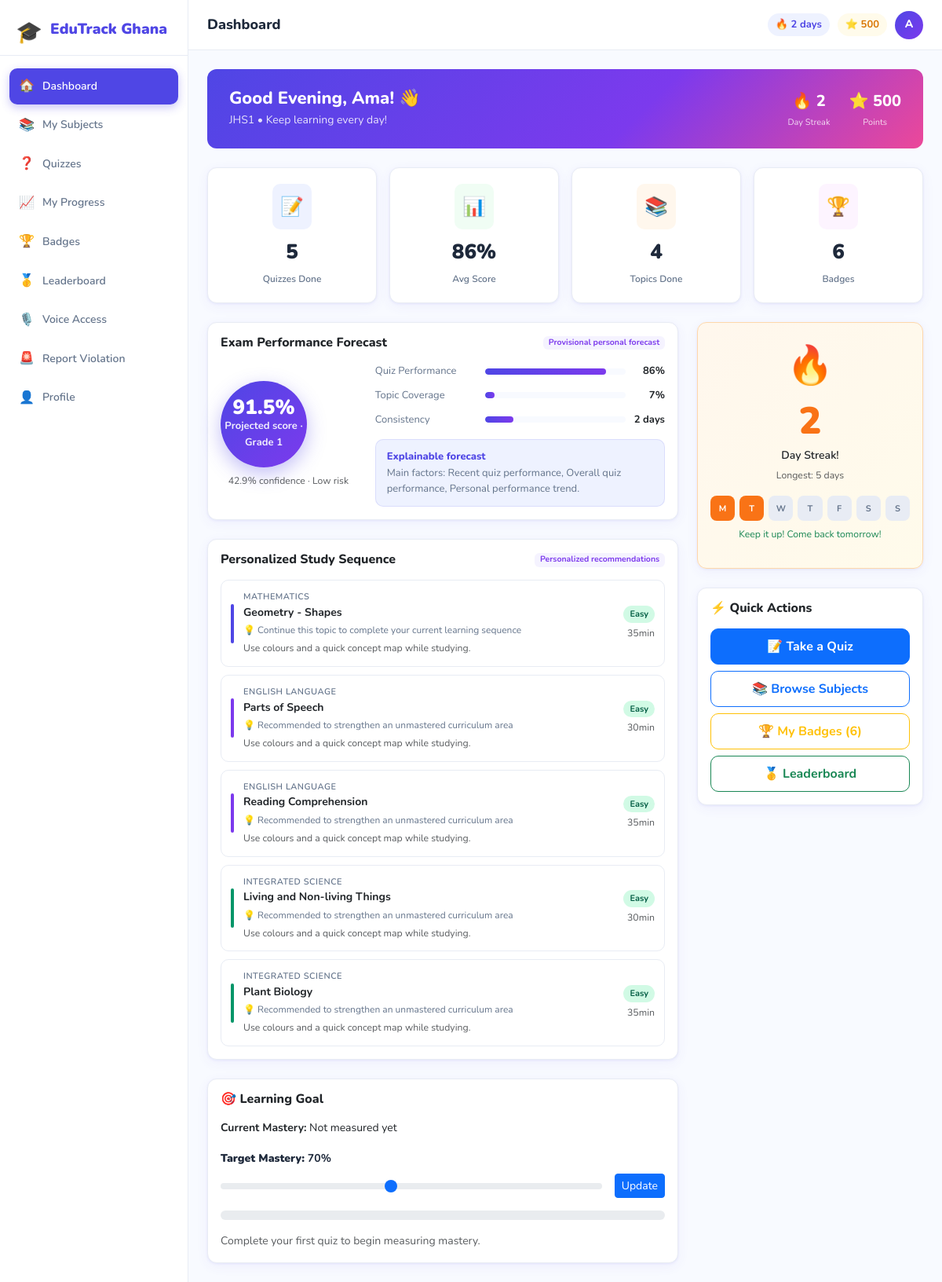
The page /student/dashboard.php (signed in) on the database its author committed.
### tables this page shows
CREATE TABLE `students` (
  `id` int(11) NOT NULL AUTO_INCREMENT,
  `school_id` int(11) NOT NULL DEFAULT 1,
  `teacher_id` int(11) DEFAULT NULL,
  `full_name` varchar(150) NOT NULL,
  `email` varchar(150) NOT NULL,
  `password_hash` varchar(255) NOT NULL,
  `student_id` varchar(50) DEFAULT NULL,
  `class_level` enum('JHS1','JHS2','JHS3') DEFAULT 'JHS1',
  `gender` enum('Male','Female','Other') DEFAULT 'Male',
  `date_of_birth` date DEFAULT NULL,
  `avatar` varchar(255) DEFAULT NULL,
  `learning_style` enum('visual','auditory','kinesthetic','reading') DEFAULT 'visual',
  `difficulty_level` enum('beginner','intermediate','advanced') DEFAULT 'beginner',
  `total_points` int(11) DEFAULT 0,
  `current_streak` int(11) DEFAULT 0,
  `longest_streak` int(11) DEFAULT 0,
  `last_activity_date` date DEFAULT NULL,
  `is_active` tinyint(1) DEFAULT 1,
  `last_login` datetime DEFAULT NULL,
  `login_count` int(11) DEFAULT 0,
  `created_at` timestamp NOT NULL DEFAULT current_timestamp(),
  `updated_at` timestamp NOT NULL DEFAULT current_timestamp() ON UPDATE current_timestamp(),
  `must_change_password` tinyint(1) DEFAULT 0,
  `parent_name` varchar(255) DEFAULT NULL,
  `parent_email` varchar(255) DEFAULT NULL,
  `parent_phone` varchar(50) DEFAULT NULL,
  PRIMARY KEY (`id`),
  UNIQUE KEY `email` (`email`),
  KEY `fk_student_school` (`school_id`),
  KEY `fk_student_teacher` (`teacher_id`),
  CONSTRAINT `fk_student_school` FOREIGN KEY (`school_id`) REFERENCES `schools` (`id`),
  CONSTRAINT `fk_student_teacher` FOREIGN KEY (`teacher_id`) REFERENCES `teachers` (`id`) ON DELETE SET NULL ON UPDATE SET NULL
);

CREATE TABLE `topics` (
  `id` int(11) NOT NULL AUTO_INCREMENT,
  `subject_id` int(11) NOT NULL,
  `school_id` int(11) DEFAULT NULL,
  `created_by_teacher_id` int(11) DEFAULT NULL,
  `title` varchar(200) NOT NULL,
  `description` text DEFAULT NULL,
  `difficulty` enum('easy','medium','hard') DEFAULT 'easy',
  `sequence_order` int(11) DEFAULT 1,
  `class_level` enum('JHS1','JHS2','JHS3') DEFAULT 'JHS1',
  `estimated_minutes` int(11) DEFAULT 30,
  `content` longtext DEFAULT NULL,
  `approval_status` enum('pending','approved','rejected') NOT NULL DEFAULT 'approved',
  `is_active` tinyint(1) NOT NULL DEFAULT 1,
  `reviewed_by_admin_id` int(11) DEFAULT NULL,
  `reviewed_at` datetime DEFAULT NULL,
  `rejection_reason` varchar(500) DEFAULT NULL,
  `created_at` timestamp NOT NULL DEFAULT current_timestamp(),
  PRIMARY KEY (`id`),
  KEY `fk_topic_subject` (`subject_id`),
  KEY `idx_topics_visibility` (`subject_id`,`class_level`,`approval_status`,`is_active`,`school_id`),
  KEY `idx_topics_creator` (`created_by_teacher_id`),
  KEY `fk_topics_school` (`school_id`),
  KEY `fk_topics_admin_reviewer` (`reviewed_by_admin_id`),
  CONSTRAINT `fk_topic_subject` FOREIGN KEY (`subject_id`) REFERENCES `subjects` (`id`),
  CONSTRAINT `fk_topics_admin_reviewer` FOREIGN KEY (`reviewed_by_admin_id`) REFERENCES `admins` (`id`) ON DELETE SET NULL,
  CONSTRAINT `fk_topics_school` FOREIGN KEY (`school_id`) REFERENCES `schools` (`id`) ON DELETE SET NULL,
  CONSTRAINT `fk_topics_teacher` FOREIGN KEY (`created_by_teacher_id`) REFERENCES `teachers` (`id`) ON DELETE SET NULL
);

CREATE TABLE `subjects` (
  `id` int(11) NOT NULL AUTO_INCREMENT,
  `name` varchar(100) NOT NULL,
  `code` varchar(20) NOT NULL,
  `description` text DEFAULT NULL,
  `icon` varchar(50) DEFAULT 'book',
  `color` varchar(20) DEFAULT '#4F46E5',
  `class_level` enum('JHS1','JHS2','JHS3','ALL') DEFAULT 'ALL',
  `created_at` timestamp NOT NULL DEFAULT current_timestamp(),
  PRIMARY KEY (`id`)
);

### student/dashboard.php (the view, shortened to what the rows shown need)
<?php
require_once __DIR__ . '/../auth/auth.php';
require_once __DIR__ . '/student.php';
require_once __DIR__ . '/../ml/ml.php';
$studentId = $_SESSION['user_id'];
$stats = getStudentStats($studentId);
$student = $stats['student'];
$prediction = predictStudentExamPerformance($studentId);
$recommendations = generateMLRecommendations($studentId);
require_once __DIR__ . '/../includes/header.php';
?>
<div class="row g-4 mb-4">
    <div class="col-12">
        <div class="welcome-card">
            <div class="welcome-text">
                <h2>Good <?= date('H') < 12 ? 'Morning' : (date('H') < 17 ? 'Afternoon' : 'Evening') ?>,
                    <?= htmlspecialchars(explode(' ', $student['full_name'])[0]) ?>! 👋</h2>
                <p class="mb-0"><?= $student['class_level'] ?> • <?= $student['class_level'] === 'JHS3' ? 'BECE year – keep pushing!' : 'Keep learning every day!' ?></p>
            </div>
            <div class="welcome-stats">
                <div class="ws-item">
                    <div class="ws-value">🔥 <?= (int)$student['current_streak'] ?></div>
                    <div class="ws-label">Day Streak</div>
                </div>
                <div class="ws-item">
                    <div class="ws-value">⭐ <?= number_format($student['total_points']) ?></div>
                    <div class="ws-label">Points</div>
                </div>
            </div>
        </div>
    </div>
</div>
<div class="row g-4">
    <div class="col-lg-8">
        <div class="card edu-card mb-4">
            <div class="card-body">
                <div class="row align-items-center">
                    <div class="col-md-8">
                        <div class="prediction-factors">
                            <div class="factor-row">
                                <span>Consistency</span>
                                <div class="factor-bar">
                                    <div class="factor-fill" style="width:<?= min(100, (int)$student['current_streak'] * 10) ?>%"></div>
                                </div>
                                <span><?= (int)$student['current_streak'] ?> days</span>
                            </div>
                        </div>
                    </div>
                </div>
            </div>
        </div>
        <div class="card edu-card mb-4">
            <div class="card-body">
                <?php if (empty($recommendations)): ?>
                    <p class="text-muted">Great job! You're all caught up. Keep completing quizzes! 🎉</p>
                <?php else: ?>
                    <div class="rec-list">
                        <?php foreach ($recommendations as $rec): ?>
                        <div class="rec-item" onclick="window.location='<?= BASE_URL ?>/student/topic.php?id=<?= $rec['topic']['id'] ?>'">
                            <div class="rec-color" style="background:<?= htmlspecialchars($rec['topic']['color'] ?? '#4F46E5') ?>"></div>
                            <div class="rec-content">
                                <div class="rec-subject"><?= htmlspecialchars($rec['topic']['subject_name']) ?></div>
                                <div class="rec-title"><?= htmlspecialchars($rec['topic']['title']) ?></div>
                                <div class="rec-reason">💡 <?= htmlspecialchars($rec['reason']) ?></div>
                                <div class="text-muted small mt-1"><?= htmlspecialchars($rec['study_tip']) ?></div>
                            </div>
                            <div class="rec-meta">
                                <span class="difficulty-badge diff-<?= $rec['topic']['difficulty'] ?>">
                                    <?= ucfirst($rec['topic']['difficulty']) ?>
                                </span>
                                <span class="text-muted small"><?= $rec['topic']['estimated_minutes'] ?>min</span>
                            </div>
                        </div>
                        <?php endforeach; ?>
                    </div>
                <?php endif; ?>
            </div>
        </div>
    </div>
    <div class="col-lg-4">
        <div class="card edu-card mb-4 streak-card">
            <div class="card-body text-center">
                <div class="streak-fire">🔥</div>
                <h3 class="streak-number"><?= (int)$student['current_streak'] ?></h3>
                <p class="mb-1 fw-600">Day Streak!</p>
                <p class="text-muted small mb-3">Longest: <?= (int)$student['longest_streak'] ?> days</p>
                <?php
                $days = ['M','T','W','T','F','S','S'];
                $streak = min(7, (int)$student['current_streak']);
                ?>
                <div class="streak-dots">
                    <?php for ($i = 0; $i < 7; $i++): ?>
                        <div class="streak-dot <?= $i < $streak ? 'active' : '' ?>"><?= $days[$i] ?></div>
                    <?php endfor; ?>
                </div>
                <?php if ($student['current_streak'] == 0): ?>
                    <p class="text-muted small mt-2">Complete a quiz today to start your streak!</p>
                <?php else: ?>
                    <p class="text-success small mt-2">Keep it up! Come back tomorrow!</p>
                <?php endif; ?>
            </div>
        </div>
    </div>
</div>
<?php require_once __DIR__ . '/../includes/footer.php'; ?>

### includes/header.php (shortened to what the rows shown need)
<?php
$user = getCurrentUser();
$userType = $_SESSION['user_type'] ?? 'student';
?>
<!DOCTYPE html>
<html lang="en">
<head>
    <link href="https://cdn.jsdelivr.net/npm/bootstrap@5.3.2/dist/css/bootstrap.min.css" rel="stylesheet">
    <link href="<?= BASE_URL ?>/assets/css/style.css?v=<?= filemtime(__DIR__ . '/../assets/css/style.css') ?>" rel="stylesheet">
</head>
<body class="dashboard-body">
<div class="main-content" id="mainContent">
    <div class="topbar">
        <div class="topbar-right">
            <?php if ($userType === 'student' && $user): ?>
                <div class="streak-badge" title="Current streak">
                    🔥 <?= (int)$user['current_streak'] ?> days
                </div>
                <div class="points-badge" title="Total points">
                    ⭐ <?= number_format($user['total_points']) ?>
                </div>
            <?php endif; ?>
            <div class="dropdown user-menu">
                <button class="user-avatar-top user-avatar-button dropdown-toggle"
                        type="button"
                        data-bs-toggle="dropdown"
                        data-bs-auto-close="outside"
                        aria-expanded="false"
                        aria-label="Open account menu">
                    <?= strtoupper(substr($user['full_name'] ?? 'U', 0, 1)) ?>
                </button>
            </div>
        </div>
    </div>
    <div class="page-content">

### rows shown on the page
students: current_streak "2", total_points "500", full_name "A", full_name "Ama", class_level "JHS1", longest_streak "5"
topics: subject.name "MATHEMATICS", title "Geometry - Shapes", reason "Continue this topic to complete your current learning sequence", study_tip "Use colours and a quick concept map while studying.", difficulty "Easy", estimated_minutes "35"
topics: subject.name "ENGLISH LANGUAGE", title "Parts of Speech", reason "Recommended to strengthen an unmastered curriculum area", study_tip "Use colours and a quick concept map while studying.", difficulty "Easy", estimated_minutes "30"
topics: subject.name "ENGLISH LANGUAGE", title "Reading Comprehension", reason "Recommended to strengthen an unmastered curriculum area", study_tip "Use colours and a quick concept map while studying.", difficulty "Easy", estimated_minutes "35"
topics: subject.name "INTEGRATED SCIENCE", title "Living and Non-living Things", reason "Recommended to strengthen an unmastered curriculum area", study_tip "Use colours and a quick concept map while studying.", difficulty "Easy", estimated_minutes "30"
topics: subject.name "INTEGRATED SCIENCE", title "Plant Biology", reason "Recommended to strengthen an unmastered curriculum area", study_tip "Use colours and a quick concept map while studying.", difficulty "Easy", estimated_minutes "35"

### other values the page prints
$pageTitle "Dashboard"
$stats['quiz_count'] "5"
$stats['avg_score'] "86"
$stats['topics_completed'] "4"
$stats['badge_count'] "6"
$prediction['score'] "91.5"
$prediction['grade'] "1"
$prediction['confidence'] "42.9"
$prediction['risk_level'] "Low"
$topicCoverage "7"
implode(', ', array_column($prediction['factors'], 'name')) "Recent quiz performance, Overall quiz performance, Personal performance trend"
$target "70"
$days[$i] "M"
$days[$i] "T"
$days[$i] "W"
